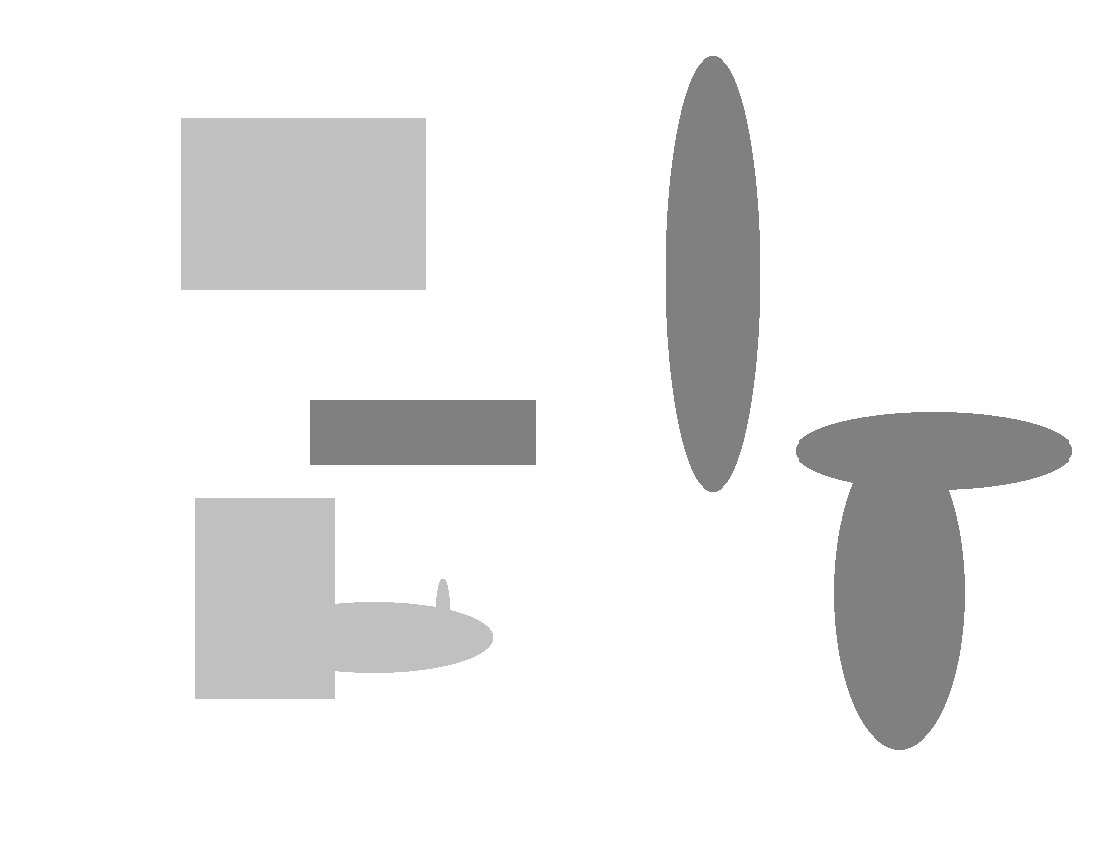
#> input picture contours/shapes.png, 1108 x 841 px
$ python contour.py   (older library calls are emulated)
#> lines starting #> are read from the running program, lines starting #| are printed output that depends on the picture; after the words box and inside, x2 and y2 are one past the last pixel; in counts of white or black regions, pixels touching at a corner belong together
from __future__ import print_function
import numpy as np
import cv2 as cv
import argparse
from matplotlib import pyplot as plt

sift = cv.xfeatures2d.SIFT_create()

parser = argparse.ArgumentParser(description='sift')
parser.add_argument('--img1', help='Name of first image', default='shapes.png')
parser.add_argument('--img2', help='Name of second image', default='n_shapes.png')
args = parser.parse_args()

image1 = cv.imread(args.img1,cv.IMREAD_UNCHANGED)
#> image1 is the input picture: shape (841, 1108, 4); mean B, G, R, A 236.9, 236.9, 236.9, 255
image2 = cv.imread(args.img2,cv.IMREAD_UNCHANGED)
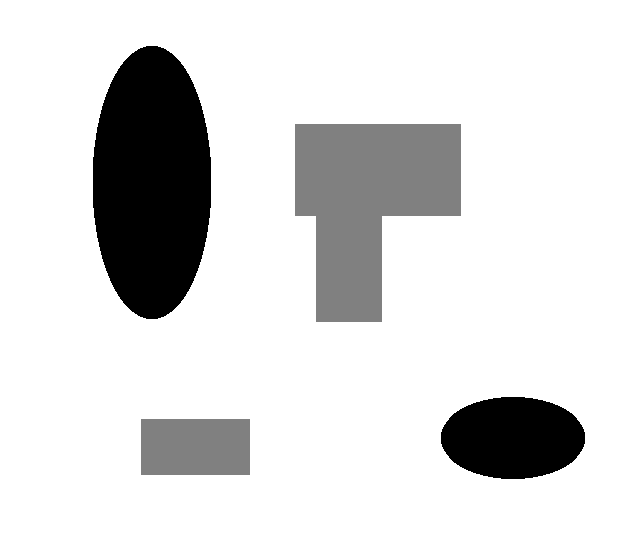
#> input picture contours/n_shapes.png, 638 x 545 px
#> image2 is the input picture: shape (545, 638, 4); mean B, G, R, A 219, 219, 219, 255

if image1 is None or image2 is None:
	print("Couldn't load images")
	exit()

def reshape_extract(image):
	height = 255
	(h,w) = image.shape[:2]
#> h = 841; w = 1108
	scale = float(height)/h
#> scale = 0.303
	n_h,n_w = height, image.shape[0]*scale
#> n_h = 255; n_w = 255
	image1 = cv.resize(image,(int(n_h),int(n_w)))
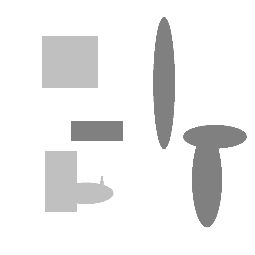
#> image1: shape (255, 255, 4); mean B, G, R, A 236.9, 236.9, 236.9, 255

	gray = cv.cvtColor(image, cv.COLOR_BGR2GRAY)
	kernel = cv.getStructuringElement(cv.MORPH_ELLIPSE,(2,2))
	closing = cv.morphologyEx(gray, cv.MORPH_CLOSE, kernel)
	closing = cv.GaussianBlur(closing, (3, 3), 0)
	edged = cv.Canny(closing, 50, 100)
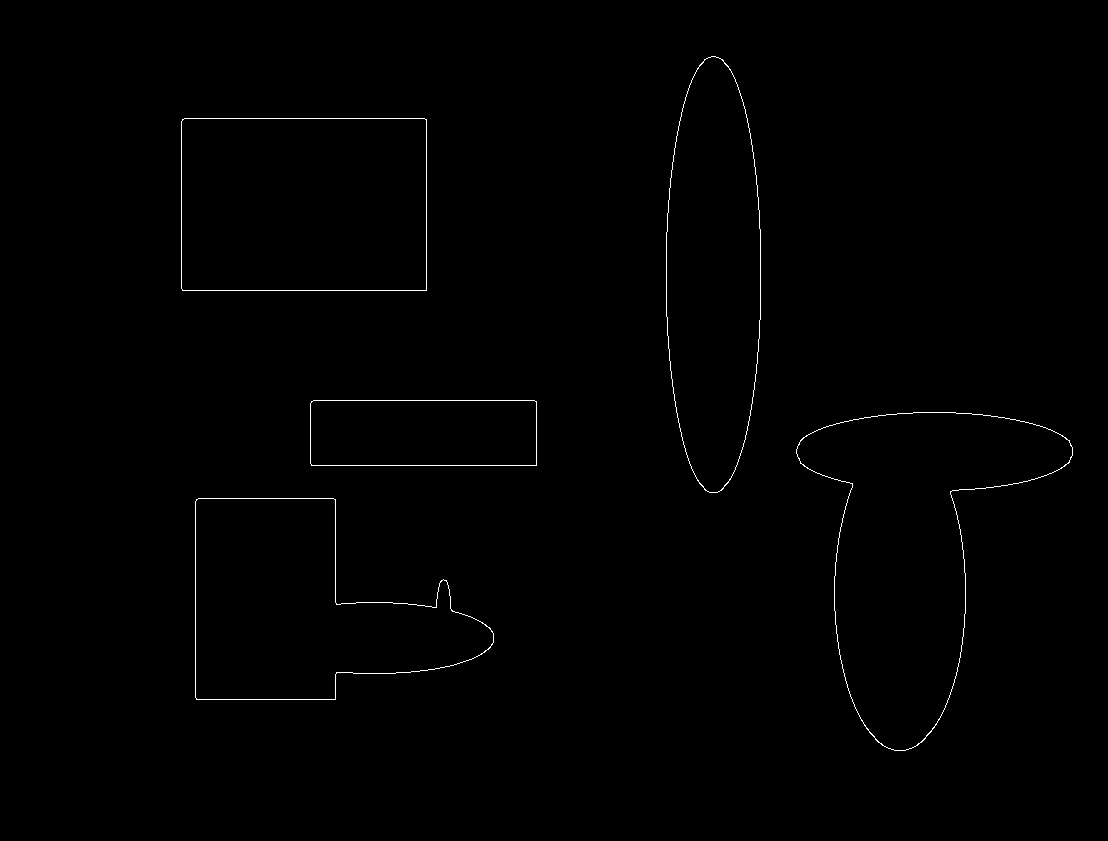
#> edged: shape (841, 1108); 0.47% white in thin lines or dots, all inside (x1, y1, x2, y2) = (181, 56, 1073, 751)
	_, cnts, _ = cv.findContours(edged, cv.RETR_EXTERNAL, cv.CHAIN_APPROX_SIMPLE)
#> cnts = 5 contours; box (x1, y1, x2, y2) and area: (796, 412, 1073, 751) 45857, (181, 118, 427, 291) 42133, (195, 498, 494, 700) 37883, (666, 56, 761, 493) 32542, (310, 400, 537, 466) 14683
	return cnts

cnts1 = reshape_extract(image1)
#> cnts1 has the same summary as cnts in reshape_extract
cnts2 = reshape_extract(image2)
#> in reshape_extract (call 2), `image1 = cv.resize(image,(int(n_h),int(n_w)))`:
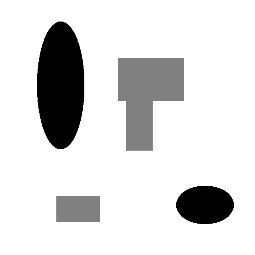
#> image1: shape (255, 255, 4); mean B, G, R, A 219, 219, 219, 255
#> in reshape_extract (call 2), `edged = cv.Canny(closing, 50, 100)`:
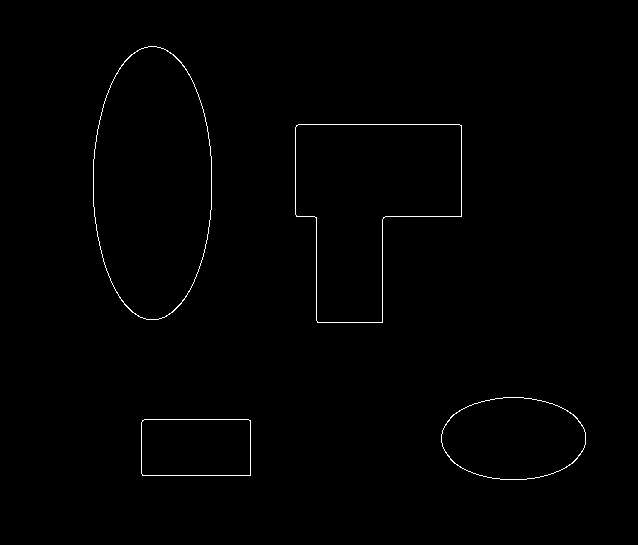
#> edged: shape (545, 638); 0.6% white in thin lines or dots, all inside (x1, y1, x2, y2) = (93, 46, 586, 480)
#> in reshape_extract (call 2), `_, cnts, _ = cv.findContours(edged, cv.RETR_EXTERNAL, cv.CHAIN_APPROX_..`: cnts = 4 contours; box (x1, y1, x2, y2) and area: (93, 46, 212, 320) 25580, (295, 124, 462, 323) 22266, (441, 397, 586, 480) 9372, (141, 419, 251, 476) 6097
#> cnts2 has the same summary as cnts in reshape_extract

cnt0 = cnts1[0]
#> cnt0 = contour of 138 points, box (x1, y1, x2, y2) (195, 498, 494, 700), area 37883
cnt1 = cnts2[1]
#> cnt1 = contour of 168 points, box (x1, y1, x2, y2) (441, 397, 586, 480), area 9372
print("Same={:.2f}".format(cv.matchShapes(cnt0,cnt0,1,0.0)))
#| Same=0.00
image1 = cv.drawContours(image1, [cnt0], -1, 255, -1)
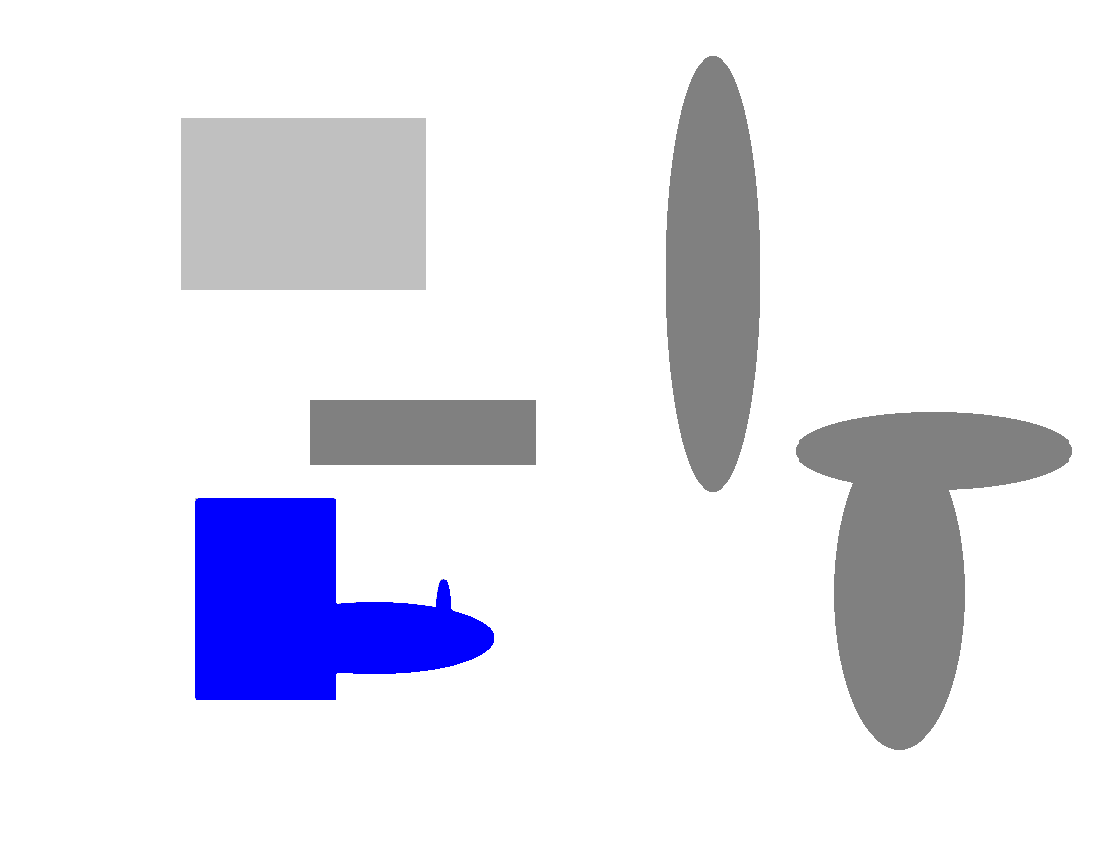
#> image1: shape (841, 1108, 4); mean B, G, R, A 239.5, 229, 229, 244.5
cv.imshow("img",image1)
cv.waitKey(0)

print("Different={:.2f}".format(cv.matchShapes(cnt0,cnt1,1,0.0)))
#| Different=0.17
image1 = cv.drawContours(image1, [cnt0], -1, 255, -1)
image2 = cv.drawContours(image2, [cnt1], -1, 255, -1)
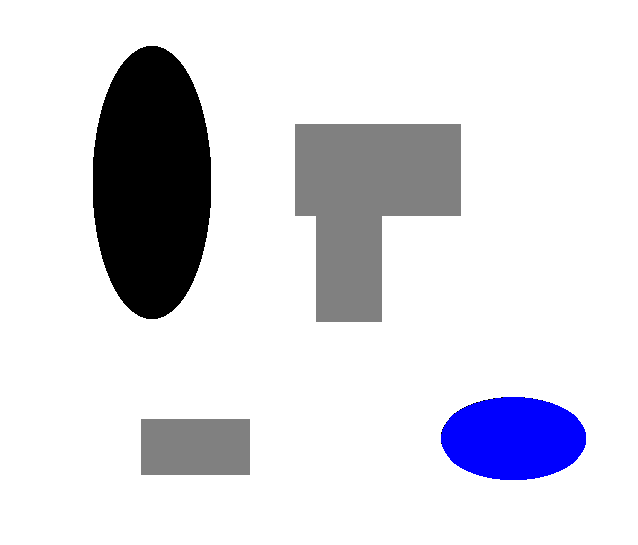
#> image2: shape (545, 638, 4); 2.74% of pixels changed, all inside (x1, y1, x2, y2) = (441, 397, 586, 480)
cv.imshow("img",image1)
cv.waitKey(0)
cv.imshow("img",image2)
cv.waitKey(0)

#TODO
#find two most simmilar contours -> mutate towards the most similar
